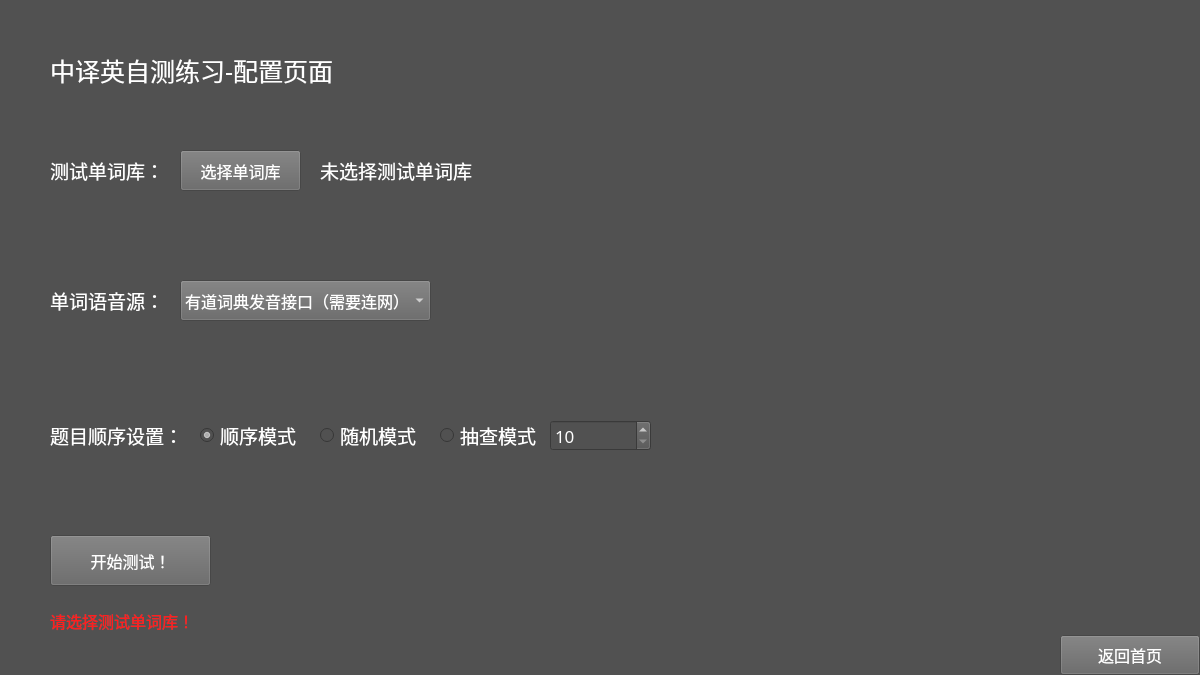
<?xml version="1.0" encoding="UTF-8"?>
<ui version="4.0">
 <class>SelfMenu</class>
 <widget class="QFrame" name="SelfMenu">
  <property name="geometry">
   <rect>
    <x>0</x>
    <y>0</y>
    <width>1200</width>
    <height>675</height>
   </rect>
  </property>
  <property name="windowTitle">
   <string>Frame</string>
  </property>
  <property name="styleSheet">
   <string notr="true">background-color: rgb(81, 81, 81);</string>
  </property>
  <widget class="QLabel" name="labelOrder">
   <property name="geometry">
    <rect>
     <x>50</x>
     <y>415</y>
     <width>131</width>
     <height>41</height>
    </rect>
   </property>
   <property name="font">
    <font>
     <family>等线</family>
     <pointsize>14</pointsize>
    </font>
   </property>
   <property name="styleSheet">
    <string notr="true">color: rgb(255, 255, 255);</string>
   </property>
   <property name="text">
    <string>题目顺序设置：</string>
   </property>
  </widget>
  <widget class="QLabel" name="labelFailed">
   <property name="geometry">
    <rect>
     <x>50</x>
     <y>605</y>
     <width>441</width>
     <height>31</height>
    </rect>
   </property>
   <property name="font">
    <font>
     <family>等线</family>
     <pointsize>12</pointsize>
    </font>
   </property>
   <property name="styleSheet">
    <string notr="true">color: rgb(255, 30, 30);</string>
   </property>
   <property name="text">
    <string>请选择测试单词库！</string>
   </property>
  </widget>
  <widget class="QLabel" name="labelTestInfo">
   <property name="geometry">
    <rect>
     <x>320</x>
     <y>150</y>
     <width>551</width>
     <height>41</height>
    </rect>
   </property>
   <property name="font">
    <font>
     <family>等线</family>
     <pointsize>14</pointsize>
    </font>
   </property>
   <property name="styleSheet">
    <string notr="true">color: rgb(255, 255, 255);</string>
   </property>
   <property name="text">
    <string>未选择测试单词库</string>
   </property>
  </widget>
  <widget class="QPushButton" name="pushButtonExit">
   <property name="geometry">
    <rect>
     <x>1060</x>
     <y>635</y>
     <width>140</width>
     <height>40</height>
    </rect>
   </property>
   <property name="font">
    <font>
     <family>等线</family>
     <pointsize>12</pointsize>
    </font>
   </property>
   <property name="styleSheet">
    <string notr="true">background-color: rgb(100, 100, 100);
color: rgb(255, 255, 255);</string>
   </property>
   <property name="text">
    <string>返回首页</string>
   </property>
  </widget>
  <widget class="QComboBox" name="comboBoxSource">
   <property name="geometry">
    <rect>
     <x>180</x>
     <y>280</y>
     <width>251</width>
     <height>41</height>
    </rect>
   </property>
   <property name="font">
    <font>
     <family>等线</family>
     <pointsize>12</pointsize>
    </font>
   </property>
   <property name="styleSheet">
    <string notr="true">background-color: rgb(100, 100, 100);
color: rgb(255, 255, 255);</string>
   </property>
   <item>
    <property name="text">
     <string>有道词典发音接口（需要连网）</string>
    </property>
   </item>
   <item>
    <property name="text">
     <string>本地机器语音合成（无需连网）</string>
    </property>
   </item>
  </widget>
  <widget class="QPushButton" name="pushButtonStart">
   <property name="geometry">
    <rect>
     <x>50</x>
     <y>535</y>
     <width>161</width>
     <height>51</height>
    </rect>
   </property>
   <property name="font">
    <font>
     <family>等线</family>
     <pointsize>12</pointsize>
    </font>
   </property>
   <property name="styleSheet">
    <string notr="true">background-color: rgb(100, 100, 100);
color: rgb(255, 255, 255);</string>
   </property>
   <property name="text">
    <string>开始测试！</string>
   </property>
  </widget>
  <widget class="QLabel" name="labelTitle">
   <property name="geometry">
    <rect>
     <x>50</x>
     <y>40</y>
     <width>471</width>
     <height>61</height>
    </rect>
   </property>
   <property name="font">
    <font>
     <family>等线</family>
     <pointsize>19</pointsize>
    </font>
   </property>
   <property name="styleSheet">
    <string notr="true">color: rgb(255, 255, 255);</string>
   </property>
   <property name="text">
    <string>中译英自测练习-配置页面</string>
   </property>
  </widget>
  <widget class="QRadioButton" name="radioButtonSelect">
   <property name="geometry">
    <rect>
     <x>440</x>
     <y>420</y>
     <width>101</width>
     <height>31</height>
    </rect>
   </property>
   <property name="font">
    <font>
     <family>等线</family>
     <pointsize>14</pointsize>
    </font>
   </property>
   <property name="styleSheet">
    <string notr="true">color: rgb(255, 255, 255);</string>
   </property>
   <property name="text">
    <string>抽查模式</string>
   </property>
   <property name="checked">
    <bool>false</bool>
   </property>
  </widget>
  <widget class="QLabel" name="labelTest">
   <property name="geometry">
    <rect>
     <x>50</x>
     <y>150</y>
     <width>121</width>
     <height>41</height>
    </rect>
   </property>
   <property name="font">
    <font>
     <family>等线</family>
     <pointsize>14</pointsize>
    </font>
   </property>
   <property name="styleSheet">
    <string notr="true">color: rgb(255, 255, 255);</string>
   </property>
   <property name="text">
    <string>测试单词库：</string>
   </property>
  </widget>
  <widget class="QPushButton" name="pushButtonTest">
   <property name="geometry">
    <rect>
     <x>180</x>
     <y>150</y>
     <width>121</width>
     <height>41</height>
    </rect>
   </property>
   <property name="font">
    <font>
     <family>等线</family>
     <pointsize>12</pointsize>
    </font>
   </property>
   <property name="styleSheet">
    <string notr="true">background-color: rgb(100, 100, 100);
color: rgb(255, 255, 255);</string>
   </property>
   <property name="text">
    <string>选择单词库</string>
   </property>
  </widget>
  <widget class="QLabel" name="labelSource">
   <property name="geometry">
    <rect>
     <x>50</x>
     <y>280</y>
     <width>121</width>
     <height>41</height>
    </rect>
   </property>
   <property name="font">
    <font>
     <family>等线</family>
     <pointsize>14</pointsize>
    </font>
   </property>
   <property name="styleSheet">
    <string notr="true">color: rgb(255, 255, 255);</string>
   </property>
   <property name="text">
    <string>单词语音源：</string>
   </property>
  </widget>
  <widget class="QSpinBox" name="spinBoxSelect">
   <property name="geometry">
    <rect>
     <x>550</x>
     <y>420</y>
     <width>101</width>
     <height>31</height>
    </rect>
   </property>
   <property name="font">
    <font>
     <family>等线</family>
     <pointsize>13</pointsize>
    </font>
   </property>
   <property name="styleSheet">
    <string notr="true">color: rgb(255, 255, 255);</string>
   </property>
   <property name="minimum">
    <number>10</number>
   </property>
   <property name="maximum">
    <number>10000</number>
   </property>
   <property name="singleStep">
    <number>10</number>
   </property>
  </widget>
  <widget class="QRadioButton" name="radioButtonRandom">
   <property name="geometry">
    <rect>
     <x>320</x>
     <y>420</y>
     <width>111</width>
     <height>31</height>
    </rect>
   </property>
   <property name="font">
    <font>
     <family>等线</family>
     <pointsize>14</pointsize>
    </font>
   </property>
   <property name="styleSheet">
    <string notr="true">color: rgb(255, 255, 255);</string>
   </property>
   <property name="text">
    <string>随机模式</string>
   </property>
   <property name="checked">
    <bool>false</bool>
   </property>
  </widget>
  <widget class="QRadioButton" name="radioButtonOrdered">
   <property name="geometry">
    <rect>
     <x>200</x>
     <y>420</y>
     <width>111</width>
     <height>31</height>
    </rect>
   </property>
   <property name="font">
    <font>
     <family>等线</family>
     <pointsize>14</pointsize>
    </font>
   </property>
   <property name="styleSheet">
    <string notr="true">color: rgb(255, 255, 255);</string>
   </property>
   <property name="text">
    <string>顺序模式</string>
   </property>
   <property name="checked">
    <bool>true</bool>
   </property>
   <property name="autoExclusive">
    <bool>true</bool>
   </property>
  </widget>
 </widget>
 <resources/>
 <connections/>
</ui>
